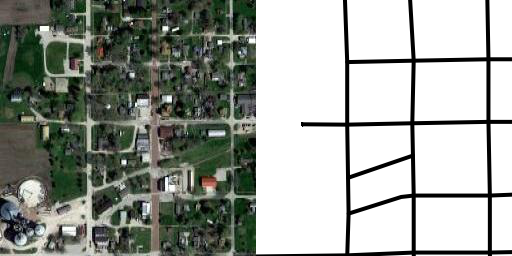
#> input picture input/t_16780_24831_16.png, 512 x 256 px; its folder holds only this picture in this run
$ jupyter execute --allow-errors GenCoord.ipynb
#> lines starting #> are read from the running program, lines starting #| are printed output that depends on the picture; after the words box and inside, x2 and y2 are one past the last pixel; in counts of white or black regions, pixels touching at a corner belong together
#> further down, img is the input picture: shape (256, 512, 3); mean B, G, R 152.2, 158.7, 154.3
#> `img = img[0:256, 256:512, 0:1]`:
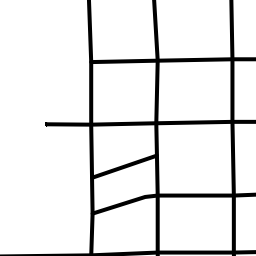
#> img: shape (256, 256, 1); min 0, max 255, mean 231
#> `image = invert(img)`:
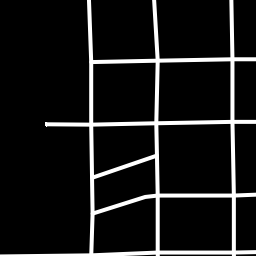
#> image: shape (256, 256, 1); min 0, max 255, mean 24
#> `image = skeletonize(image)`:
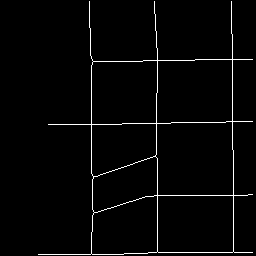
#> image: shape (256, 256, 1) bool; 2.4% white in thin lines or dots, all inside (x1, y1, x2, y2) = (38, 1, 253, 255)
# Coordinate Generator

> Parte do Sistema responsável por gerar o vetor de coordenadas a partir dos tiles gerados pela rede neural.

## Imports

[cell 1]
import pandas as pd
from pandas import DataFrame
import numpy as np

from PIL import Image
import cv2

from os import listdir
from os.path import isfile, join

from math import pi
from numpy import arctan
from numpy import sinh
import random

from skimage.morphology import skeletonize, thin
from skimage import data
import matplotlib.pyplot as plt
from skimage.util import invert

## Conversão da posição de um pixel no tile para sua coordenada de latitude e longitude

[cell 2]
def get_lat(x, y, z):
  n = 2 ** z

  min_rad = arctan(sinh(pi * (1 - 2 * y / n)))
  min_deg = min_rad * 180.0 / pi

  max_rad = arctan(sinh(pi * (1 - 2 * (y+1) / n)))
  max_deg = max_rad * 180.0 / pi

  return min_deg, max_deg


def get_lon(x, y, z):
  n = 2 ** z
  min_deg = x / n * 360.0 - 180.0
  max_deg = (x+1) / n * 360.0 - 180.0
  return min_deg, max_deg


def pixToCoord(x, y, z, t_height, t_width, px, py):

  [min_lat, max_lat] = get_lat(x,y,z)
  [min_lon, max_lon] = get_lon(x,y,z)

  lat = min_lat + py*((max_lat - min_lat)/t_height)
  lon = min_lon + px*((max_lon - min_lon)/t_width)

  coord = (lat, lon)


  return coord

## Função de busca em largura

[cell 3]
def findLine(image):
    img = image
    maxSort = (256 * 256)

    *numSorts, = range(0, 256)
    random.shuffle(numSorts)
    *numSorts2, = range(0, 256)
    random.shuffle(numSorts2)


    for i in range(0, maxSort):

        if i > 256:
            *numSorts, = range(0, 256)
            random.shuffle(numSorts)
            *numSorts2, = range(0, 256)
            random.shuffle(numSorts2)


        pxSorted = numSorts[i % 256]
        pySorted = numSorts2[i % 256]

        i = pySorted
        j = pxSorted

        if img[i, j] == 0:
            img = colorFrontier(img, j, i, 1)
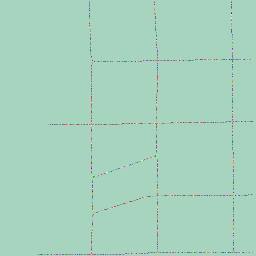
#> img: shape (256, 256, 1) int32; 259 distinct labels, from 1 to 259; one colour per label, 0 black

    img, line = getLines(img)


    return img, line


def colorFrontier(img, px, py , state):
    visitados = set()
    prox = []
    prox.append((px, py, state))

    while len(prox) != 0:

        px, py, state = prox.pop(0)

        atual = (px, py)
        if atual not in visitados:
            img[px, py] = state

            state = state + 1
            pxMin = px - 1
            pxMax = px + 1
            pyMin = py - 1
            pyMax = py + 1

            if(pxMin >= 0 and img[pxMin, py] == 0):
                    prox.append( (pxMin, py, state) )

            if(pxMax < img.shape[0] and img[pxMax, py] == 0):
                    prox.append( (pxMax, py, state) )

            if(pyMin >= 0 and img[px, pyMin] == 0):
                    prox.append( (px, pyMin, state) )

            if(pyMax < img.shape[1] and img[px, pyMax] == 0):
                    prox.append( (px, pyMax, state) )


            if(pyMax < img.shape[1] and pxMax < img.shape[0] and img[pxMax, pyMax] == 0):
                    prox.append( (pxMax, pyMax, state) )

            if(pyMin >= 0 and pxMax < img.shape[0] and img[pxMax, pyMin] == 0):
                    prox.append( (pxMax, pyMin, state) )

            if(pyMin >= 0 and pxMin >= 0 and img[pxMin, pyMin] == 0):
                    prox.append( (pxMin, pyMin, state) )

            if(pyMax < img.shape[1] and pxMin >= 0 and img[pxMin, pyMax] == 0):
                    prox.append( (pxMin, pyMax, state) )


            visitados.add(atual)

    return img


def getLine(img):
    line = []
    maior = -1

    rows, cols, channels = img.shape

    for i in range(cols):
        for j in range(rows):
            if img[j, i] > maior:
                maior = img[j, i]
                px = i
                py = j

    if maior <= 1:
        return -1

    line.append((maior, px, py))


    while maior > 0:

        pyMin = py - 1
        pyMax = py + 1
        pxMin = px - 1
        pxMax = px + 1


        if pyMin >= 0 and (img[pyMin, px] == (maior - 1) or  img[pyMin, px] == -2):
            maior = (maior - 1)
            if img[pyMin, px] == -2:
                maior = -2

            line.append((maior, px, pyMin))
            py = pyMin
            continue

        if pyMax < img.shape[0] and (img[pyMax, px] == (maior - 1) or  img[pyMax, px] == -2) :
            maior = (maior - 1)
            if img[pyMax, px] == -2:
                maior = -2

            line.append((maior, px, pyMax))
            py = pyMax
            continue

        if pxMin >= 0 and (img[py, pxMin] == (maior - 1) or  img[py, pxMin] == -2):
            maior = (maior - 1)
            if img[py, pxMin] == -2:
                maior = -2

            line.append((maior, pxMin, py))
            px = pxMin
            continue

        if pxMax < img.shape[1] and (img[py, pxMax] == (maior - 1) or  img[py, pxMax] == -2):
            maior = (maior - 1)
            if img[py, pxMax] == -2:
                maior = -2

            line.append((maior, pxMax, py))
            px = pxMax
            continue


        if pyMax < img.shape[1] and pxMax < img.shape[0] and (img[pyMax, pxMax] == (maior - 1) or  img[pyMax, pxMax] == -2):
            maior = (maior - 1)
            if img[pyMax, pxMax] == -2:
                maior = -2

            line.append((maior, pxMax, pyMax))
            py = pyMax
            px = pxMax
            continue

        if pyMin >= 0 and pxMax < img.shape[0] and (img[pyMin, pxMax] == (maior - 1) or  img[pyMin, pxMax] == -2) :
            maior = (maior - 1)
            if img[pyMin, pxMax] == -2:
                maior = -2

            line.append((maior, pxMax, pyMin))
            py = pyMin
            px = pxMax
            continue

        if pyMin >= 0 and pxMin >= 0 and (img[pyMin, pxMin] == (maior - 1) or  img[pyMin, pxMin] == -2):
            maior = (maior - 1)
            if img[pyMin, pxMin] == -2:
                maior = -2

            line.append((maior, pxMin, pyMin))
            py = pyMin
            px = pxMin
            continue

        if pyMax < img.shape[1] and pxMin >= 0 and (img[pyMax, pxMin] == (maior - 1) or  img[pyMax, pxMin] == -2):
            maior = (maior - 1)
            if img[pyMax, pxMin] == -2:
                maior = -2

            line.append((maior, pxMin, pyMax))
            py = pyMax
            px = pxMin
            continue


        break


    return line


def getLines(img, tamMinLines=10):
#> called with tamMinLines = 10
    lines = []

    while True:
        line = getLine(img)

        if line == -1:
            break

        if len(line) > tamMinLines:
            lines.append( line )

        for coord in line:
            valor, px, py = coord
            if valor >= 2:
                img[py, px] = -2
#> this loop made 105 passes
#> line on passes 9, 10, 11, 12, 13, 14, 15, 16, 17, 18, 20, 21: [([179], 233, 162), (-2, 233, 161)], [([178], 233, 163), (-2, 233, 162)], [([177], 233, 164), (-2, 233, 163)], [([176], 233, 165), (-2, 233, 164)], [([175], 233, 166), (-2, 233, 165)], [([174], 233, 167), (-2, 233, 166)], [([173], 233, 168), (-2, 233, 167)], [([172], 233, 169), (-2, 233, 168)], [([171], 233, 170), (-2, 233, 169)], [([170], 233, 171), (-2, 233, 170)], [([169], 115, 61), (-2, 114, 61)], [([169], 233, 172), (-2, 233, 171)]
#> after the loop, lines = 19 items

    return img, lines

## Função que gera o arquivo de saída

> Essa função itera por todos os tiles no diretório de entrada, os processando com a biblioteca do Skeletonize e então realizando a busca em largura, para depois converter a resposta da busca (que é em px e py referente ao tile) para um par de coordenadas geográficas, e por fim salvar essas coordenadas em um arquivo csv no diretório de saída.

[cell 4]
path = 'input'
path_out = 'output'

#> (the rest of this cell did not finish here and is left out)

#> `img[img[:, :,0] != -1] = 0`: img: shape (256, 256, 1) int32; every value is 0
#> the loop `for line in lines:` made 19 passes

        img[img[:, :,0] != -1] = 0
        img[img[:, :,0] == -1] = 255

        j = 1

        linesCoord = []
        for line in lines:
            l = []
            for c in line:
                val, px, py = c

                x = int(file[2:7])
                y = int(file[8:13])
                z = int(file[14:16])

                coord = pixToCoord(x, y, z, 256, 256, px, py)

                l.append(coord)

            linesCoord.append(l)

        f = file[:16] + '.csv'
        df = DataFrame(linesCoord)

        df.to_csv(join(path_out, f))
